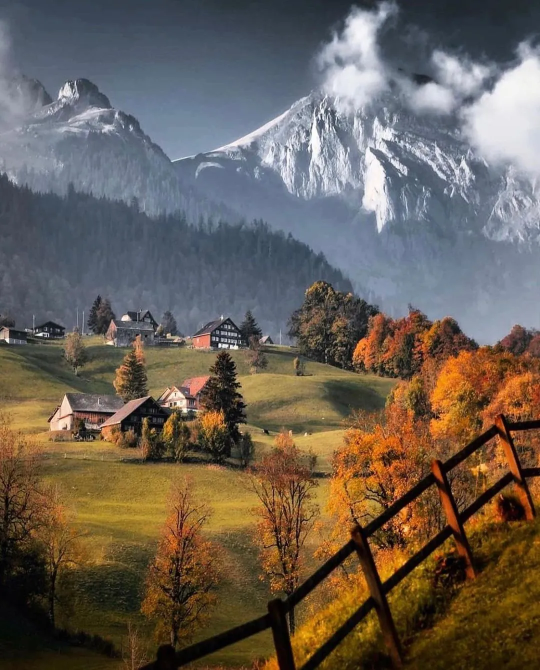
#> input picture swiss.jpg, 1080 x 1340 px, given in place of balap.webp, which was not available (shown at 1/2 size)
$ python semuanya.py
#> lines starting #> are read from the running program, lines starting #| are printed output that depends on the picture; pictures that were not available may be replaced by others from this repository, and a replacement may not be noted
import cv2
import numpy as np
import matplotlib.pyplot as plt

# Membaca citra
img = cv2.imread("balap.webp")
#> img is the input picture: shape (1340, 1080, 3); mean B, G, R 85.1, 95.5, 105.8

if img is None:
    raise FileNotFoundError("File balap.webp tidak ditemukan!")

img = cv2.cvtColor(img, cv2.COLOR_BGR2RGB)

tinggi, lebar = img.shape[:2]
#> tinggi = 1340; lebar = 1080

# 1. TRANSLATION
# Menggeser gambar 150 piksel ke kanan dan 75 piksel ke bawah
M_trans = np.float32([
    [1, 0, 150],
    [0, 1, 75]
])

translation = cv2.warpAffine(
    img, M_trans, (lebar, tinggi)
)
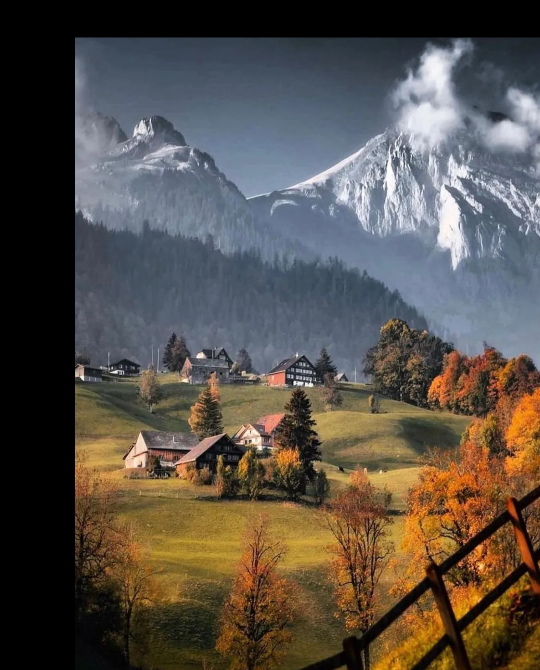
#> translation: shape (1340, 1080, 3) (shown at 1/2 size); mean R, G, B 86.6, 79.4, 71.9

# 2. SCALING
# Memperkecil gambar dengan faktor 0.5
scaling_05 = cv2.resize(
    img,
    None,
    fx=0.5,
    fy=0.5,
    interpolation=cv2.INTER_LINEAR
)
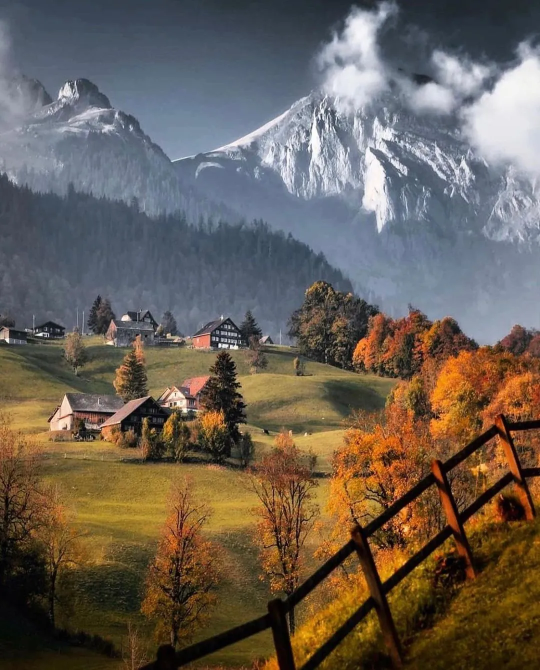
#> scaling_05: shape (670, 540, 3); mean R, G, B 106, 95.7, 85.2

# Memperbesar gambar dengan faktor 2
scaling_2 = cv2.resize(
    img,
    None,
    fx=2,
    fy=2,
    interpolation=cv2.INTER_LINEAR
)

# Fungsi rotasi agar seluruh gambar tetap terlihat
def rotate_bound(image, sudut):
#> called with sudut = 45
    h, w = image.shape[:2]
#> h = 1340; w = 1080

    pusat = (w / 2, h / 2)
#> pusat = (540, 670)

    M = cv2.getRotationMatrix2D(
        pusat, sudut, 1.0
    )

    cos = abs(M[0, 0])
#> cos = 0.707
    sin = abs(M[0, 1])
#> sin = 0.707

    lebar_baru = int((h * sin) + (w * cos))
#> lebar_baru = 1711
    tinggi_baru = int((h * cos) + (w * sin))
#> tinggi_baru = 1711

    M[0, 2] += (lebar_baru / 2) - pusat[0]
    M[1, 2] += (tinggi_baru / 2) - pusat[1]

    return cv2.warpAffine(
        image, M, (lebar_baru, tinggi_baru)
    )
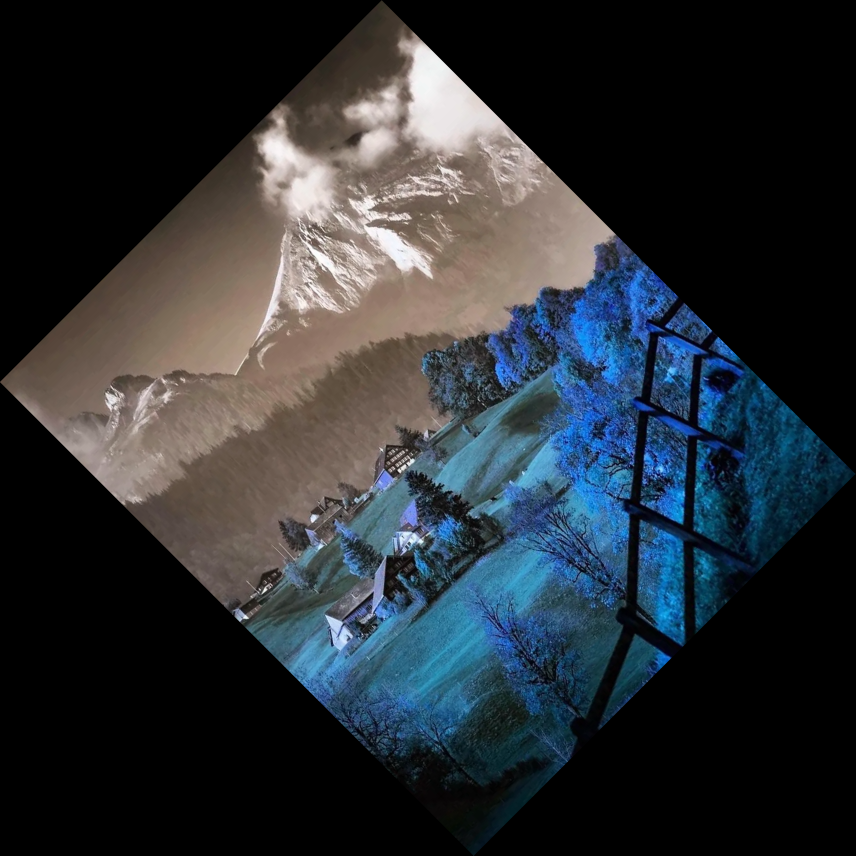
#> returned value: shape (1711, 1711, 3) (shown at 1/2 size); mean of channels 0, 1, 2 52.3, 47.2, 42.1; drawn as B, G, R

# 3. ROTATION
# Rotasi 45 derajat
rotasi_45 = rotate_bound(img, 45)

# Rotasi 90 derajat
rotasi_90 = rotate_bound(img, 90)
#> call 2 of rotate_bound, with sudut = 90
#> in rotate_bound (call 2), `return cv2.warpAffine( image, M, (lebar_baru, tinggi_baru) )`:
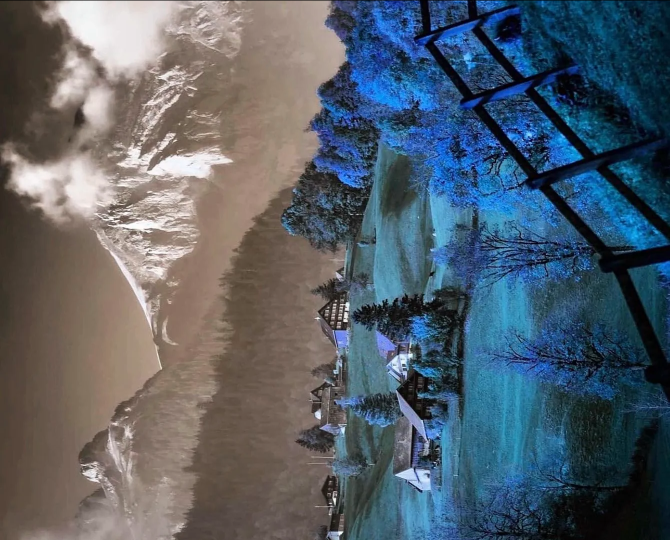
#> returned value: shape (1080, 1340, 3) (shown at 1/2 size); mean of channels 0, 1, 2 105.8, 95.5, 85; drawn as B, G, R

# Rotasi 180 derajat
rotasi_180 = rotate_bound(img, 180)
#> call 3 of rotate_bound, with sudut = 180
#> in rotate_bound (call 3), `return cv2.warpAffine( image, M, (lebar_baru, tinggi_baru) )`:
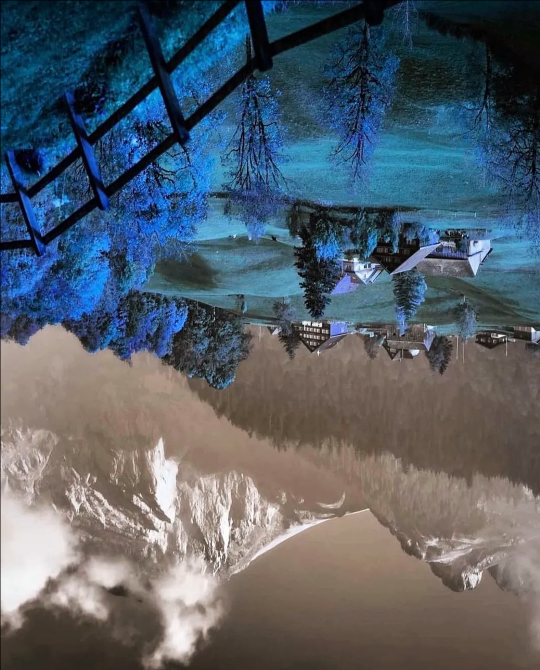
#> returned value: shape (1340, 1080, 3) (shown at 1/2 size); mean of channels 0, 1, 2 105.7, 95.4, 85; drawn as B, G, R

# 4. FLIP
# Membalik gambar secara horizontal
horizontal_flip = cv2.flip(img, 1)
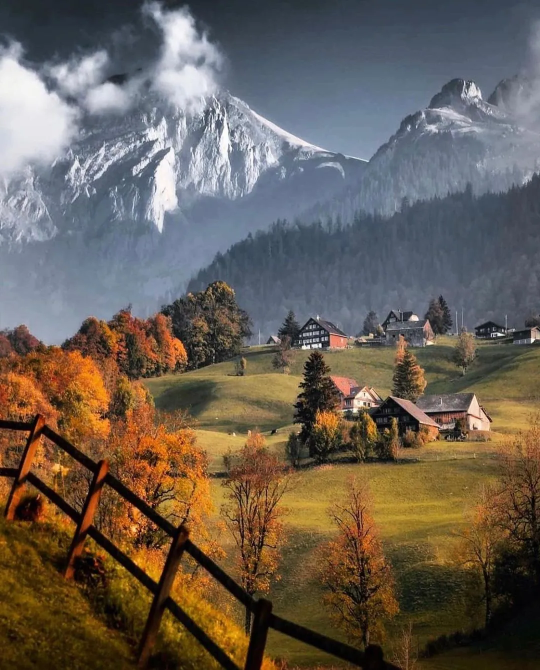
#> horizontal_flip: shape (1340, 1080, 3) (shown at 1/2 size); mean R, G, B 105.8, 95.5, 85.1

# Membalik gambar secara vertikal
vertical_flip = cv2.flip(img, 0)
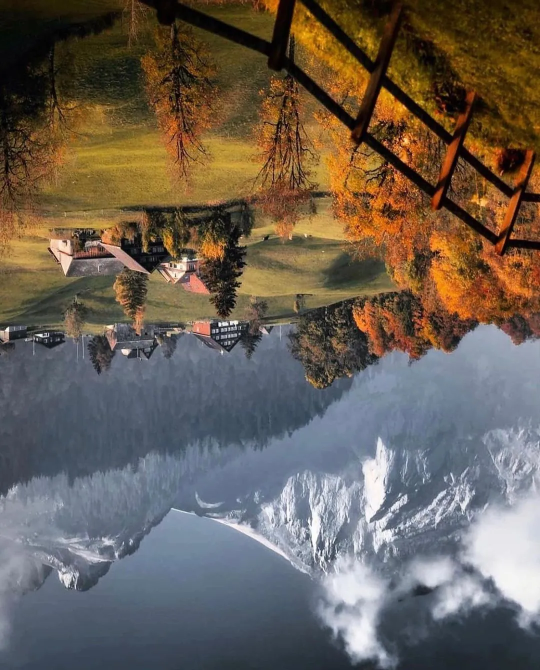
#> vertical_flip: shape (1340, 1080, 3) (shown at 1/2 size); mean R, G, B 105.8, 95.5, 85.1

# Menampilkan citra asli dan seluruh hasil transformasi
hasil = [
    ("Citra Asli", img),
    ("Translation", translation),
    ("Scaling 0.5x", scaling_05),
    ("Scaling 2x", scaling_2),
    ("Rotation 45 Derajat", rotasi_45),
    ("Rotation 90 Derajat", rotasi_90),
    ("Rotation 180 Derajat", rotasi_180),
    ("Horizontal Flip", horizontal_flip),
    ("Vertical Flip", vertical_flip)
]

# Membuat tampilan 3 baris dan 3 kolom
fig, axes = plt.subplots(3, 3, figsize=(15, 10))

for ax, (judul, citra) in zip(axes.flat, hasil):
    ax.imshow(citra)
    ax.set_title(judul)
    ax.axis("off")
#> this loop made 9 passes
#> judul on passes 1 to 9: 'Citra Asli', 'Translation', 'Scaling 0.5x', 'Scaling 2x', 'Rotation 45 Derajat', 'Rotation 90 Derajat', 'Rotation 180 Derajat', 'Horizontal Flip', 'Vertical Flip'

plt.tight_layout()

# Menyimpan hasil transformasi
plt.savefig(
    "hasil_transformasi_citra.png",
    dpi=160,
    bbox_inches="tight"
)

# Menampilkan gambar
plt.show()

# Menampilkan ukuran citra
print("Ukuran citra asli:",
      lebar, "x", tinggi)
#| Ukuran citra asli: 1080 x 1340

print("Ukuran scaling 0.5x:",
      scaling_05.shape[1], "x",
      scaling_05.shape[0])
#| Ukuran scaling 0.5x: 540 x 670

print("Ukuran scaling 2x:",
      scaling_2.shape[1], "x",
      scaling_2.shape[0])
#| Ukuran scaling 2x: 2160 x 2680
